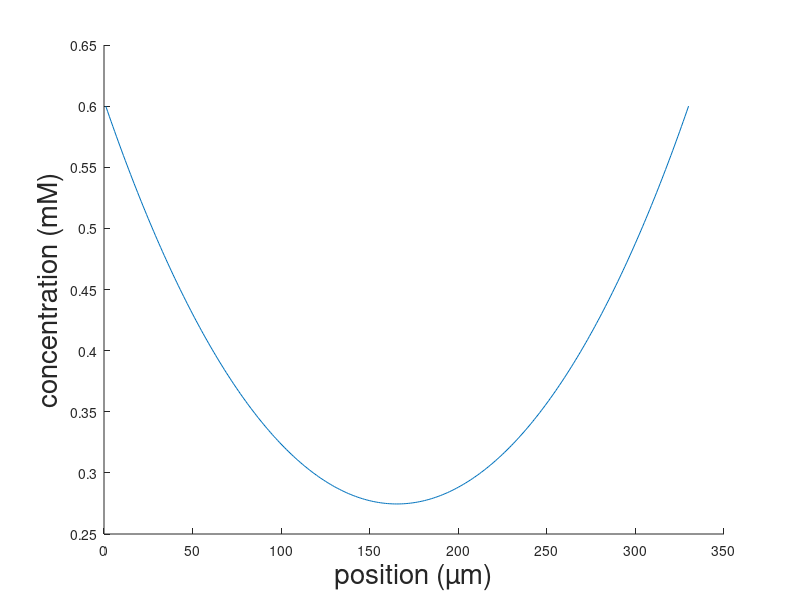

The MATLAB source for this figure:
close all;
n_space = 330
n_time = 10000

%Concentraion fields
G = zeros(1,n_space);
Gn = zeros(1,n_space);
f = zeros(1,n_space);
f = exp(-((1:n_space)-round(n_space/2)).^2)
D= 10000
k = 6e-2
dx = 3 %in µm

%small code with a case that is analytically tractable
a = sqrt(6e-2/10000)
c2 = 0.6*(1 - exp(a*n_space*dx))/(exp(-a*n_space*dx) - exp(a*n_space*dx))
c1 = 0.6 -c2

G_a = c1*exp(a*(1:n_space)*dx) + c2*exp(-a*(1:n_space)*dx)
G(1) = 0.6;
G(n_space) = 0.6;
Gn(1) = 0.6;
Gn(n_space) = 0.6;

fG = figure;
aG = axes(fG);
hold(aG);
xlabel(aG,'position (µm)','fontsize',20)
ylabel(aG, 'concentration (mM)','fontsize',20)

%algo jacobi matriciel
tic();
for i =1:n_time
  G(2:n_space-1) =D/(2*D+k*dx^2)*(G(3:n_space)+G(1:n_space-2));
endfor
toc();

G(2:n_space-1) = 0;

%algo jacobi séquentiel
tic();
for i =1:n_time
  for j = 2:n_space-1
    Gn(j) =D/(2*D+k*dx^2)*(G(j+1)+G(j-1));
   endfor
   G = Gn;
endfor
toc();

%algo Gauss-Seidel séquentiel
tic();
for i =1:n_time
  for j = 2:n_space-1
    G(j) =D/(2*D+k*dx^2)*(G(j+1)+G(j-1));
   endfor
endfor
toc();


plot(aG,G)
